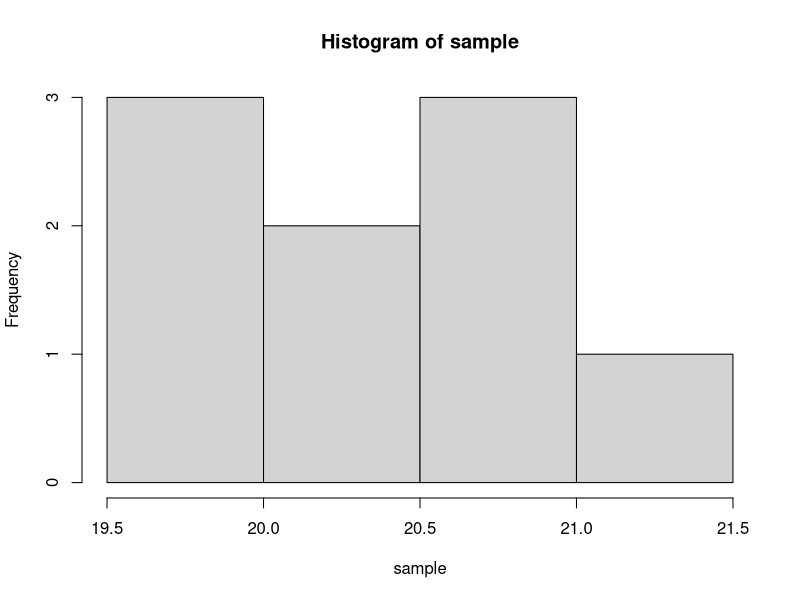

The R script that drew this image:
#question 1
(15.84-16)/(0.4/sqrt(16))
z<-qnorm(0.9)

#question 2
(3.07-3)/(0.4/sqrt(64))
z<-qnorm(0.95)
#b
1-pnorm(1.4)

#question 3
(0.078-0)/(0.201/sqrt(76))
#we find P(Z > 3.38). Since this is a two-sided test, we double this value to get the p-value:
2*(1-pt(3.3830, df=76-1))
qnorm(0.9)
2*(1-pnorm(3.383026))

#question 4
sample<-c(6.1,9.2,11.5,8.6,12.1,3.9,8.4,10.1,9.4,8.9)
mean(sample)
sd(sample)
(8.82-10)/(2.4/sqrt(10))

qt(0.95,10-1)  #-1.55>-1.83 accept H0
1-pt(-1.554787, 10-1, lower.tail = FALSE)

#or
mu <- 10
t.test(sample, alternative='less', mu = 10, conf.level = 0.95)
#If this p-value is less than the significance level (here is 0.05), 
#then you can reject the null hypothesis 
#p-value=0.07731>0.05 we accept the H0

#question 5
sample<-c(21.4, 19.7, 19.7,20.6,20.8,20.1,19.7,20.3,20.9)
hist(sample)
t.test(sample,alternative='two.sided', mu = 20, var.equal = FALSE,conf.level = 0.95)
#If this p-value is less than the significance level (in this case, 0.05), 
#then you can reject the null hypothesis 
#p-value=0.1198>0.05

#or
mean(sample)
sd(sample)
n=9
var_sample<-(sum(sample^2)-9*mean(sample)^2)/8
sigma<-sqrt(var_sample)
(mean(sample)-20)/(sigma/sqrt(9))
qt(0.05/2,9-1)

#question 6
(41.3-50)/(12.2/sqrt(20))
qt(0.05,20-1)


#question 7= question 6

#question 8
qt(0.1,8)
(48.2-50)/(3/sqrt(9)) #test statistics
#-1.8<-1.39 reject H0

#question 9
(2.4-3)/(1.8/sqrt(100))
#p-value
pnorm(-3.33)  #we have 100 autos so instead of pt(-3.33, 100-1)

#question 10
(4.27-4)/(1.32/sqrt(1562))
qnorm(0.005)
0.01/2